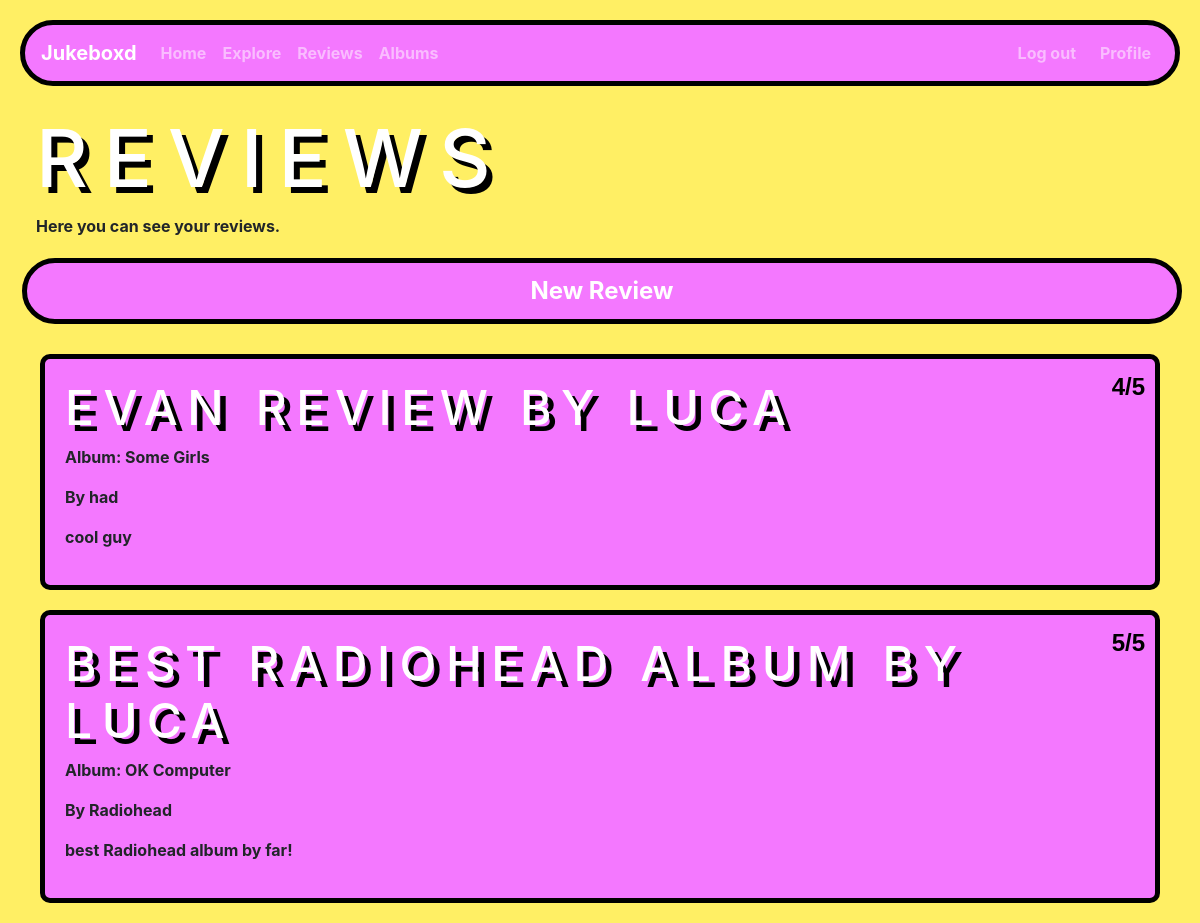
The app's page /reviews (signed in), older data.
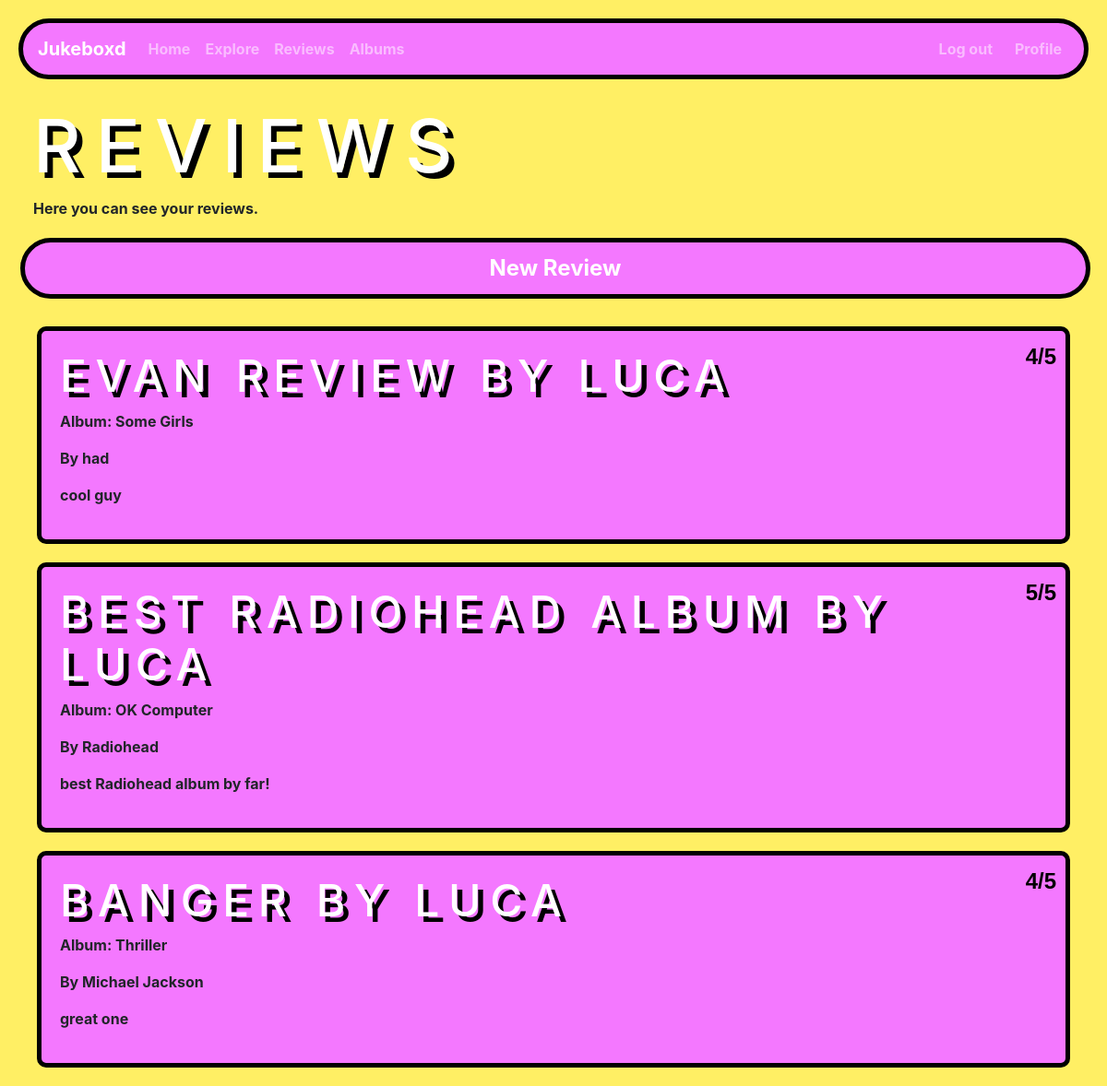
The same page, newer data.
### app/models.py (models this page shows)
class Review(db.Model):
    id = db.Column(db.Integer, primary_key=True)
    title = db.Column(db.String(50), index=True)
    artist = db.Column(db.String(50), index=True)
    review = db.Column(db.String(500), index=True)
    rating = db.Column(db.Integer, index=True)
    album = db.Column(db.String(50), index=True)
    username = db.Column(db.String(50), index=True)

### app/views.py (the view)
@app.route("/reviews", methods=["GET", "POST"])
@login_required
def reviews():
    username = current_user.username
    user_reviews = models.Review.query.filter_by(username=username).all()
    return render_template("reviews.html", title="Reviews", reviews=user_reviews)

### app/__init__.py (called while the page is built)
@login_manager.user_loader
def load_user(user_id):
    return User.query.get(int(user_id))

### app/templates/reviews.html
{% extends "base.html" %}
{% block content %}
<h1 class="px-3">Reviews</h1>
<p class="px-3"> Here you can see your reviews.
</p>
<input class="button spanning-button" type="button" value="New Review" onclick="newReview()">
{% for review in reviews %}
<div class="data-panel" onclick="viewReview('{{review.id}}')">
  <div>
    <h3>{{review.title}} by {{review.username}}</h3>
    <p class ="rating">{{review.rating}}/5</p>
  </div>
  <p> Album: {{review.album}}</p>
  <p> By {{review.artist}}</p>
  <p> {{review.review}} </p>
</div>
</div>
{% endfor %}
{% endblock %}

Row changes from the older to the newer data that the page shows:
added Review: title "BANGER", username "LUCA", rating "4", album "Thriller", artist "Michael Jackson", review "great one"
